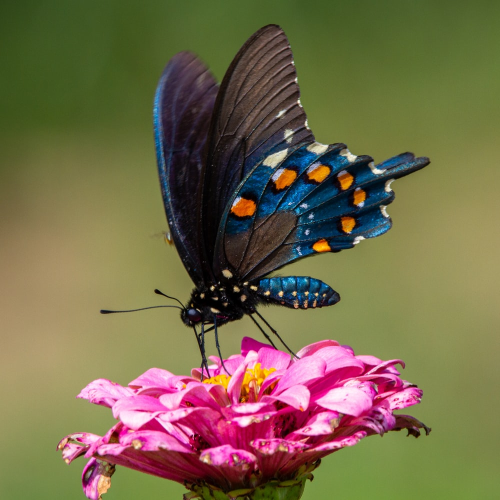
#> input picture openCV/butterfly.jpg, 1000 x 1000 px (shown at 1/2 size); its folder holds only this picture in this run
$ python -i layout2.py   (imports and definitions only)
#> lines starting #> are read from the running program, lines starting #| are printed output that depends on the picture
#NOTE: the file name cannot be tkinter.py!!
import tkinter as tk
from tkinter import ttk
from tkinter import *
from tkinter import filedialog as fd
from PIL import ImageTk
from PIL import Image
from io import BytesIO
import os
from crypt import *

# from Tkinter.crypt import AESCipher

# from rsa import decrypt, encrypt

#function for text in image
def TextInImage(frame):
    frame.destroy()
    frame = LabelFrame(root, text="Image Steganography", padx=20, pady=20)
    frame.pack(padx=30, pady=20)
    text_in_image = Label(frame, text="Text in Image")
    text_in_image.grid(row=0)

    encode_text_button = Button(frame, text="Encode", command=lambda:encode_text(frame))
    encode_text_button.grid(row=1, column=0, pady=20)

    decode_text_button = Button(frame, text="Decode", command=lambda: decode_text(frame))
    decode_text_button.grid(row=2, column=0, pady=20)

    home_button = Button(frame, text="Home", command= lambda: home(frame) )
    home_button.grid(row = 3, column = 0, pady=20)

#home function
# [377 lines left out: functions home, encode_text, generate_data, modify_pixel, encode_data_pixels, encode_function and 11 more, not called in this run]

# [20 lines not run here, left out]

>>> import cv2
>>> picture = cv2.imread('../openCV/butterfly.jpg', cv2.IMREAD_GRAYSCALE)
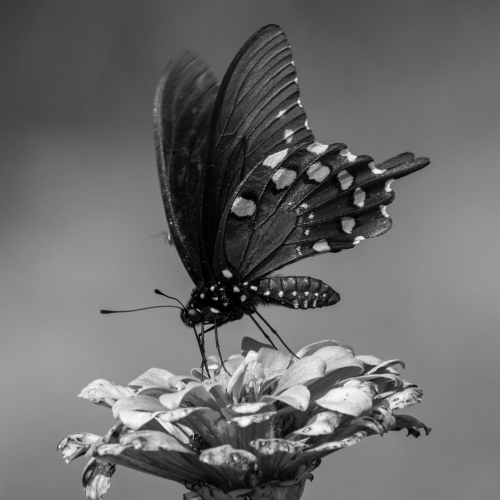
#> picture: shape (1000, 1000) (shown at 1/2 size); min 0, max 255, mean 105.8
#> (the run stopped early here; a loop or call above may not have finished)
